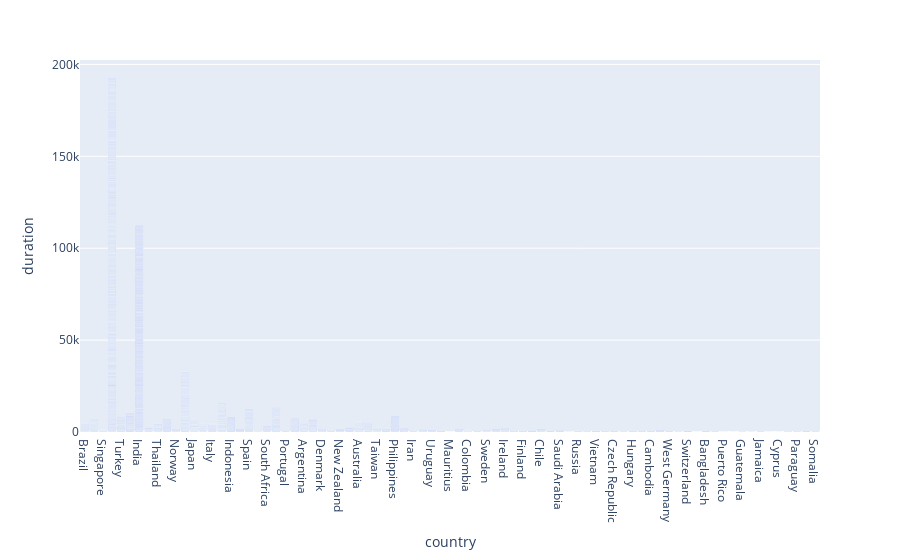

Source (notebook cell):
### Code cell
fig = px.bar(df, x='country', y='duration')
fig.show()

### Figure 1 — Plotly figure (JSON) as saved in the notebook; plotly's stock layout.template omitted (floating-point values rounded to 4 significant figures; data arrays with more than 128 entries replaced by an {"elided": "..."} marker saying what was removed)
{"data": [{"alignmentgroup": "True", "hovertemplate": "country=%{x}<br>duration=%{y}<extra></extra>", "legendgroup": "", "marker": {"color": "#636efa", "pattern": {"shape": ""}}, "name": "", "offsetgroup": "", "orientation": "v", "showlegend": false, "textposition": "auto", "type": "bar", "x": {"elided": "7787 str values"}, "xaxis": "x", "y": {"elided": "7787 int values"}, "yaxis": "y"}], "layout": {"barmode": "relative", "legend": {"tracegroupgap": 0}, "margin": {"t": 60}, "xaxis": {"anchor": "y", "domain": [0, 1], "title": {"text": "country"}}, "yaxis": {"anchor": "x", "domain": [0, 1], "title": {"text": "duration"}}}}
